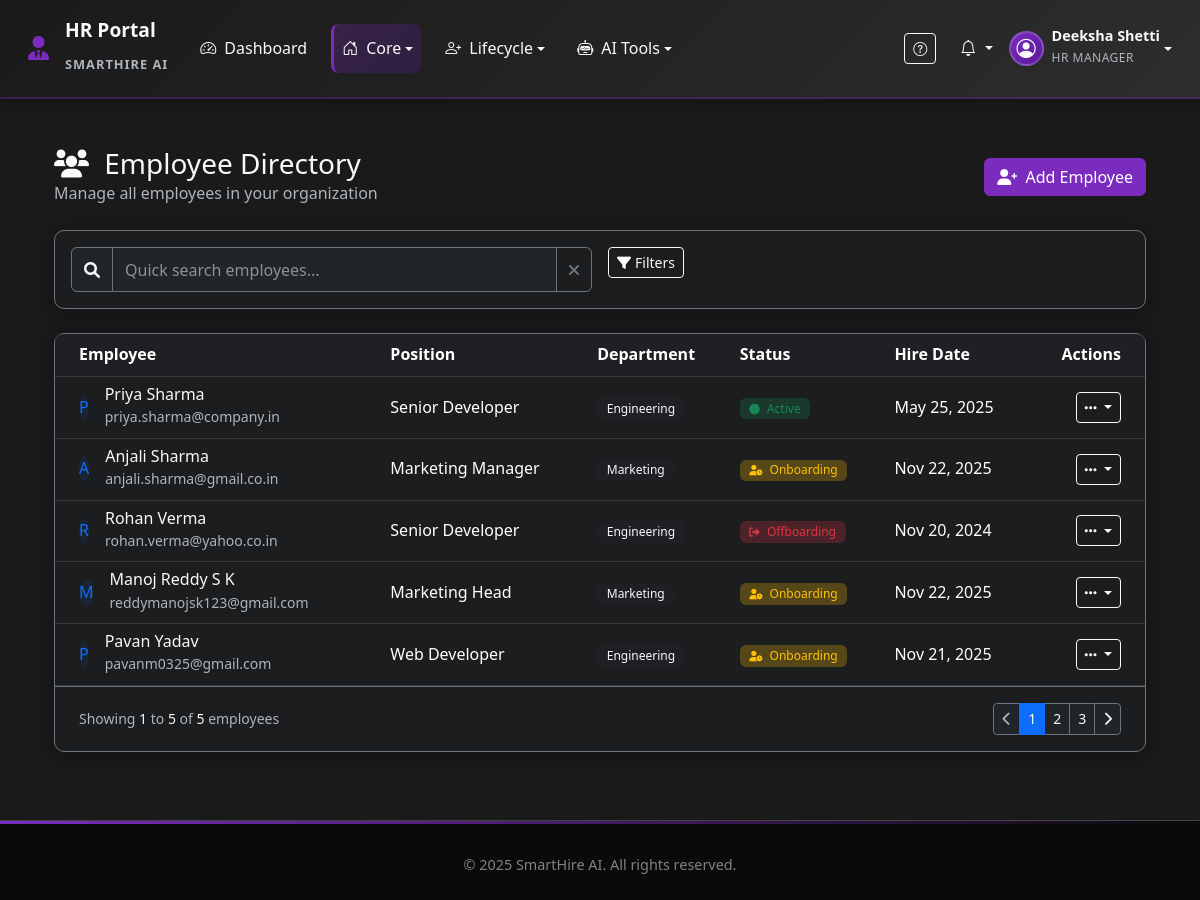
The page /hr/employees (signed in) on the database as committed earlier.
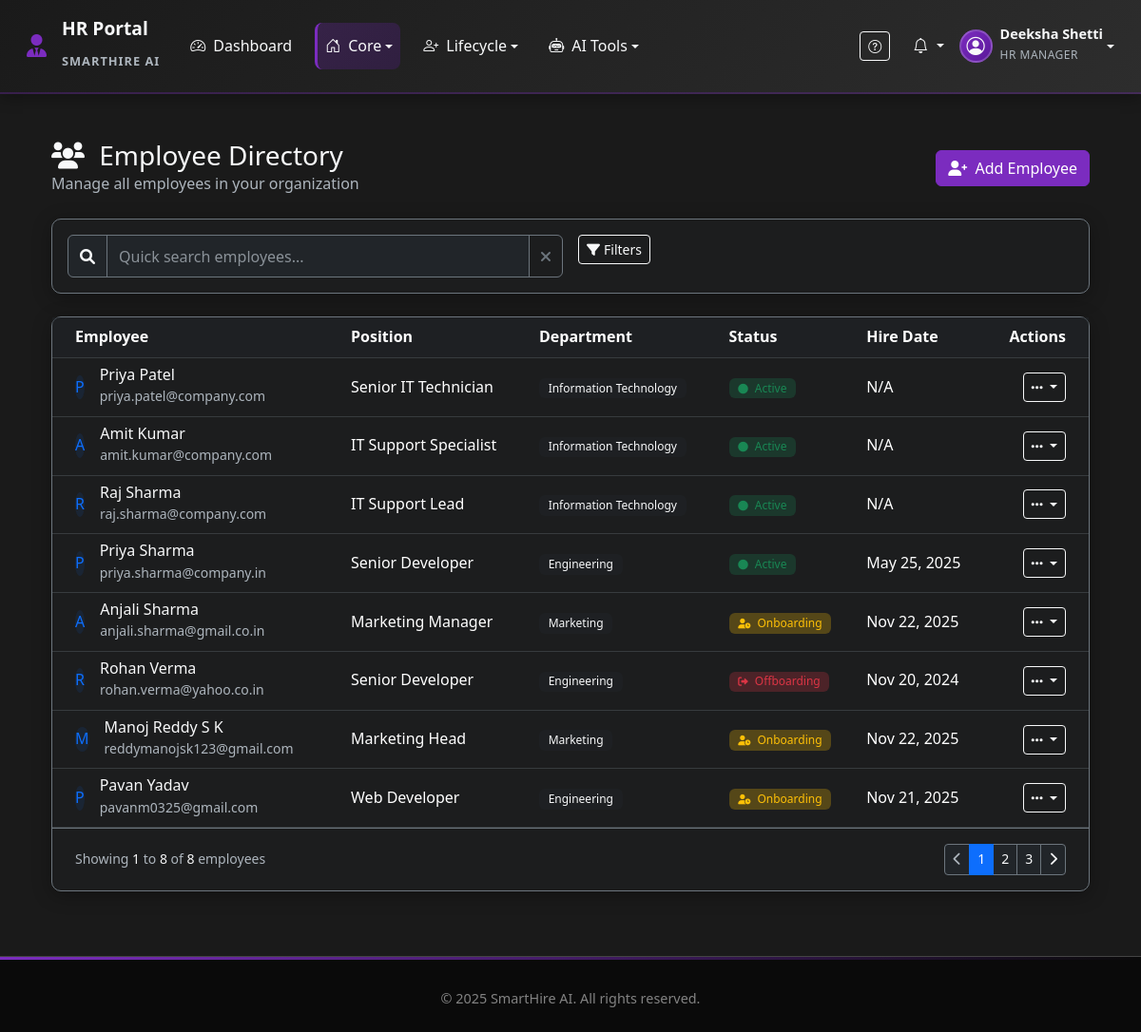
The same page on the database as committed later.
### app.py (models this page shows, shortened)
class User(db.Model):
    id = db.Column(db.Integer, primary_key=True)
    username = db.Column(db.String(80), unique=True, nullable=False)
    email = db.Column(db.String(120), unique=True, nullable=False)
    password = db.Column(db.String(255), nullable=False)
    full_name = db.Column(db.String(100), nullable=False)
    phone = db.Column(db.String(20), nullable=False)
    role = db.Column(db.String(20), nullable=False)
    department = db.Column(db.String(50), nullable=True)
    created_at = db.Column(db.DateTime, default=datetime.utcnow)
    last_login = db.Column(db.DateTime, nullable=True)
    is_active = db.Column(db.Boolean, default=True)
    status = db.Column(db.String(20), default='Active')
    hire_date = db.Column(db.Date, nullable=True)
    position = db.Column(db.String(100), nullable=True)
    manager_id = db.Column(db.Integer, db.ForeignKey('user.id'), nullable=True)
    employee_id = db.Column(db.String(20), nullable=True)
    exit_date = db.Column(db.Date, nullable=True)
    offboarding_start_date = db.Column(db.DateTime, nullable=True)
    reset_token = db.Column(db.String(255), nullable=True)
    reset_token_expires = db.Column(db.DateTime, nullable=True)
    manager = db.relationship('User', remote_side=[id], backref=db.backref('direct_reports', lazy=True))
    skills = db.relationship('EmployeeSkill', backref='employee', lazy=True, cascade='all, delete-orphan')

### app.py (the view, shortened to what this page needs)
@app.route('/hr/employees')
@login_required('hr')
def list_employees():
    search = request.args.get('search', '')
    department_filter = request.args.get('department', '')
    status_filter = request.args.get('status', '')
    query = User.query.filter(User.role == 'employee')
    if department_filter:
        query = query.filter(User.department == department_filter)
    if status_filter:
        query = query.filter(User.status == status_filter)
    employees = query.order_by(User.created_at.desc()).all()
    departments = db.session.query(User.department).filter(
        User.role == 'employee',
        User.department.isnot(None)
    ).distinct().all()
    departments = [dept[0] for dept in departments if dept[0]]
    return render_template('hr/employees.html',
                         employees=employees,
                         departments=departments,
                         current_search=search,
                         current_department=department_filter,
                         current_status=status_filter)

### app.py (called while the page is built)
@app.context_processor
def inject_datetime():
    return {
        'timedelta': timedelta,
        'now': datetime.utcnow
    }

@app.context_processor
def inject_user():
    if 'user_id' in session:
        user = User.query.get(session['user_id'])
        return {'user': user}
    return {'user': None}

def login_required(role=None):
    def decorator(f):
        @wraps(f)
        def decorated_function(*args, **kwargs):
            if 'user_id' not in session or 'role' not in session:
                return redirect(url_for('index'))
            if role:
                allowed_roles = role if isinstance(role, list) else [role]
                if session.get('role') not in allowed_roles:
                    flash('You do not have permission to access this page.', 'danger')
                    if session.get('role') == 'candidate':
                        return redirect(url_for('login', role='candidate'))
                    return redirect(url_for(session.get('role', 'index') + '_dashboard'))
            return f(*args, **kwargs)
        return decorated_function
    return decorator

### templates/hr/employees.html (shortened to what the changed rows need)
{% extends "base.html" %}
{% block content %}
<div class="container-fluid py-4">
    <div class="d-flex justify-content-between align-items-center mb-4">
        <div>
            <h1 class="h3 text-light mb-0">
                <i class="fas fa-users me-2"></i> Employee Directory
            </h1>
        </div>
    </div>
    <div class="card bg-dark bg-opacity-25 border-secondary">
        <div class="card-body p-0">
            <div class="table-responsive">
                <table class="table table-dark table-hover align-middle mb-0" id="employeesTable">
                    <thead class="bg-dark bg-opacity-50">
                        <tr>
                            <th class="ps-4">Employee</th>
                            <th>Position</th>
                            <th>Department</th>
                            <th>Status</th>
                            <th>Hire Date</th>
                            <th class="text-end pe-4">Actions</th>
                        </tr>
                    </thead>
                    <tbody>
                        {% for employee in employees %}
                        <tr class="employee-row" data-name="{{ employee.full_name|lower }}"
                            data-department="{{ employee.department|lower or '' }}"
                            data-status="{{ employee.status|lower or '' }}">
                            <td class="ps-4">
                                <div class="d-flex align-items-center">
                                    <div class="avatar-sm me-3">
                                        <div class="avatar-title bg-primary bg-opacity-10 text-primary rounded-circle">
                                            {{ employee.full_name|first|upper }}
                                        </div>
                                    </div>
                                    <div>
                                        <h6 class="mb-0 text-light">{{ employee.full_name }}</h6>
                                        <small class="text-muted">{{ employee.email }}</small>
                                    </div>
                                </div>
                            </td>
                            <td>{{ employee.position or 'N/A' }}</td>
                            <td>
                                <span class="badge bg-dark bg-opacity-50 text-light">
                                    {{ employee.department or 'N/A' }}
                                </span>
                            </td>
                            <td>
                                {% if employee.status == 'Active' %}
                                    <span class="badge bg-success bg-opacity-25 text-success">
                                        <i class="fas fa-circle me-1 small"></i> Active
                                    </span>
                                {% elif employee.status == 'Onboarding' %}
                                    <span class="badge bg-warning bg-opacity-25 text-warning">
                                        <i class="fas fa-user-clock me-1 small"></i> Onboarding
                                    </span>
                                {% elif employee.status == 'On Leave' %}
                                    <span class="badge bg-info bg-opacity-25 text-info">
                                        <i class="fas fa-umbrella-beach me-1 small"></i> On Leave
                                    </span>
                                {% elif employee.status == 'Offboarding' %}
                                    <span class="badge bg-danger bg-opacity-25 text-danger">
                                        <i class="fas fa-sign-out-alt me-1 small"></i> Offboarding
                                    </span>
                                {% else %}
                                    <span class="badge bg-secondary bg-opacity-25 text-secondary">
                                        <i class="fas fa-circle me-1 small"></i> {{ employee.status or 'N/A' }}
                                    </span>
                                {% endif %}
                            </td>
                            <td>{{ employee.hire_date.strftime('%b %d, %Y') if employee.hire_date else 'N/A' }}</td>
                            <td class="text-end pe-4">
                                <div class="dropdown">
                                    <button class="btn btn-sm btn-outline-light dropdown-toggle" type="button" id="employeeActions{{ employee.id }}" data-bs-toggle="dropdown" aria-expanded="false">
                                        <i class="fas fa-ellipsis-h"></i>
                                    </button>
                                </div>
                                </div>
                            </td>
                        </tr>
                        {% endfor %}
            {% if employees %}
            <div class="d-flex justify-content-between align-items-center px-4 py-3 border-top border-secondary">
                <div class="text-muted small">
                    Showing <span class="text-light">1</span> to <span class="text-light">{{ employees|length }}</span> of
                    <span class="text-light">{{ employees|length }}</span> employees
                </div>
                <nav aria-label="Page navigation">
                    <ul class="pagination pagination-sm mb-0">
                        <li class="page-item disabled">
                            <a class="page-link bg-dark border-secondary text-muted" href="#" tabindex="-1" aria-disabled="true">
                                <i class="fas fa-chevron-left"></i>
                            </a>
                        </li>
                        <li class="page-item active"><a class="page-link bg-primary border-primary" href="#">1</a></li>
                        <li class="page-item"><a class="page-link bg-dark border-secondary text-light" href="#">2</a></li>
                        <li class="page-item"><a class="page-link bg-dark border-secondary text-light" href="#">3</a></li>
                        <li class="page-item">
                            <a class="page-link bg-dark border-secondary text-light" href="#">
                                <i class="fas fa-chevron-right"></i>
                            </a>
                        </li>
                    </ul>
                </nav>
            </div>
            {% endif %}
{% endblock %}

Rows that differ between the two databases and show on the page:
now on this page (row edited): User: full_name|first "P", full_name "Priya Patel", email "priya.patel@company.com", position "Senior IT Technician", department "Information Technology", status "Active" (drawn), hire_date "N/A"
now on this page (row edited): User: full_name|first "A", full_name "Amit Kumar", email "amit.kumar@company.com", position "IT Support Specialist", department "Information Technology", status "Active" (drawn), hire_date "N/A"
now on this page (row edited): User: full_name|first "R", full_name "Raj Sharma", email "raj.sharma@company.com", position "IT Support Lead", department "Information Technology", status "Active" (drawn), hire_date "N/A"
Other text that changed with them:
{{ employees|length }}: "5" → "8"
